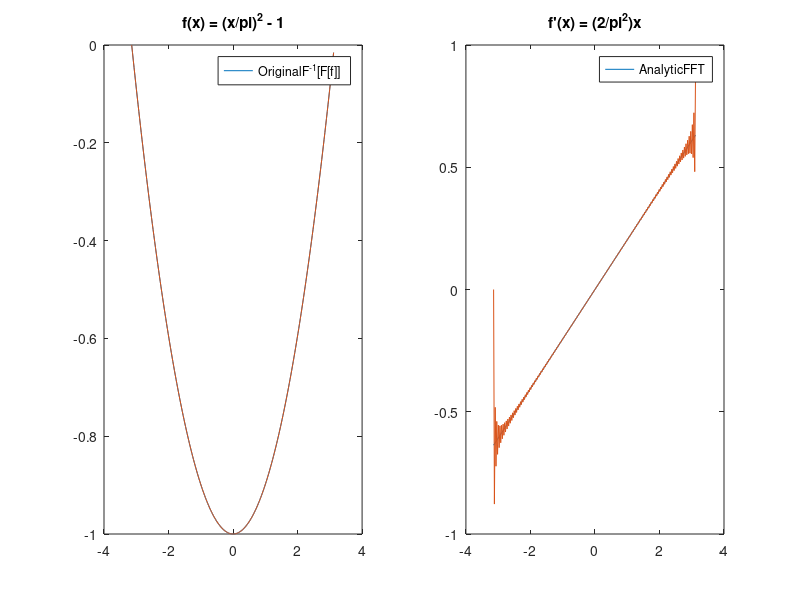

The MATLAB source for this figure: (Note: this script raises an error after producing the figure.)
clear;
close all;

grids = [8,16,32,64,128,256];
errs = zeros(length(grids),1);
dxs = zeros(length(grids),1);
i = 1;

x_eq = @(x_arg) x_arg + sin(x_arg);
y_eq = @(y_arg) ones(length(y_arg));

x_deriv = @(x_arg) 1 + cos(x_arg);
y_deriv = @(y_arg) zeros(length(y_arg));

N=256;
L=2*pi;
dx=L/N;
x=linspace(-L/2,L/2-dx,N);
% f = exp(-x.^2);
f = (x/pi).^2 - 1;
k(1:N/2)=1i*(0:N/2-1);
k(N/2+2:N)=1i*(-N/2+1:-1);
% Consider the Nyquist mode my young Padawan
k(N/2+1)=0;
fhat = fft(f);
f_fft = ifft(fhat);
fhatx=k.*fhat;
fx_fft=ifft(fhatx);
% fx = -2*x.*exp(-x.^2);
fx = 2*x / pi^2;

subplot(1,2,1);
plot(x,f);
hold on;
plot(x,f_fft);
legend(["Original", "F^{-1}[F[f]]"]);
title("f(x) = (x/pi)^2 - 1");
hold off;
subplot(1,2,2);
plot(x,fx);
hold on;
plot(x,fx_fft);
legend(["Analytic", "FFT"]);
title("f'(x) = (2/pi^2)x");
hold off;

for g = grids
    N_x = g+1;
    N_y = g+1;
    
    a_x = -10;
    a_y = -10;
    b_x =  10;
    b_y =  10;
    
    L_x = b_x - a_x;
    L_y = b_y - a_y;
    
    dx = L_x / (N_x - 1);
    dy = L_y / (N_y - 1);
    
    x = a_x:dx:b_x;
    y = a_y:dy:b_y;
    
    kx_deriv_1 = 2*pi/(L_x)*[0:(N_x-1)/2-1, 0, -(N_x-1)/2+1:-1];
    ky_deriv_1 = 2*pi/(L_y)*[0:(N_y-1)/2-1, 0, -(N_y-1)/2+1:-1];
    kx_deriv_2 = 2*pi/(L_x)*[0:(N_x-1)/2-1, -(N_x)/2, -(N_x-1)/2+1:-1];
    ky_deriv_2 = 2*pi/(L_y)*[0:(N_y-1)/2-1, -(N_y)/2, -(N_y-1)/2+1:-1];
    
    u = x_eq(x)'.*y_eq(y);
    u_ddx = x_deriv(x)'.*y_eq(y);
    u_ddy = x_eq(x)'.*y_deriv(y);

    u_ddx_fft = compute_ddx_FFT_dir(u,kx_deriv_1);
    u_ddy_fft = compute_ddy_FFT_dir(u,ky_deriv_1);

    errs(i) = max(max(abs(u_ddx - u_ddx_fft)));
    dxs(i) = dx;
    i = i+1;
end

loglog(dxs,errs);